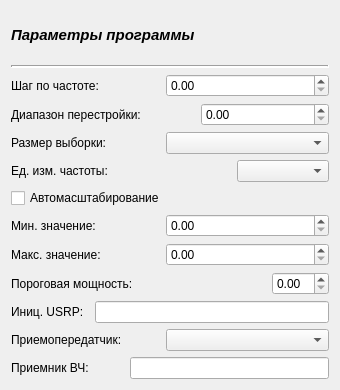
<?xml version="1.0" encoding="UTF-8"?>
<ui version="4.0">
 <class>CPage3</class>
 <widget class="QWidget" name="CPage3">
  <property name="geometry">
   <rect>
    <x>0</x>
    <y>0</y>
    <width>340</width>
    <height>390</height>
   </rect>
  </property>
  <property name="windowTitle">
   <string>Form</string>
  </property>
  <layout class="QVBoxLayout" name="verticalLayout">
   <item>
    <layout class="QGridLayout" name="gridLayout">
     <item row="4" column="0" colspan="3">
      <widget class="QLabel" name="label_3">
       <property name="text">
        <string>Размер выборки:</string>
       </property>
      </widget>
     </item>
     <item row="2" column="0" colspan="3">
      <widget class="QLabel" name="label">
       <property name="text">
        <string>Шаг по частоте:</string>
       </property>
      </widget>
     </item>
     <item row="8" column="3" colspan="4">
      <widget class="QDoubleSpinBox" name="doubleSpinBox_4"/>
     </item>
     <item row="4" column="3" colspan="4">
      <widget class="QComboBox" name="comboBox"/>
     </item>
     <item row="8" column="0" colspan="3">
      <widget class="QLabel" name="label_6">
       <property name="text">
        <string>Макс. значение:</string>
       </property>
      </widget>
     </item>
     <item row="10" column="0">
      <widget class="QLabel" name="label_8">
       <property name="text">
        <string>Иниц. USRP:</string>
       </property>
      </widget>
     </item>
     <item row="10" column="1" colspan="6">
      <widget class="QLineEdit" name="lineEdit"/>
     </item>
     <item row="2" column="3" colspan="4">
      <widget class="QDoubleSpinBox" name="doubleSpinBox"/>
     </item>
     <item row="7" column="3" colspan="4">
      <widget class="QDoubleSpinBox" name="doubleSpinBox_3"/>
     </item>
     <item row="12" column="0">
      <widget class="QLabel" name="label_10">
       <property name="text">
        <string>Приемник ВЧ:</string>
       </property>
      </widget>
     </item>
     <item row="5" column="0" colspan="3">
      <widget class="QLabel" name="label_4">
       <property name="text">
        <string>Ед. изм. частоты:</string>
       </property>
      </widget>
     </item>
     <item row="12" column="2" colspan="5">
      <widget class="QLineEdit" name="lineEdit_2">
       <property name="text">
        <string/>
       </property>
      </widget>
     </item>
     <item row="6" column="0" colspan="7">
      <widget class="QCheckBox" name="checkBox">
       <property name="layoutDirection">
        <enum>Qt::LeftToRight</enum>
       </property>
       <property name="text">
        <string>Автомасштабирование</string>
       </property>
      </widget>
     </item>
     <item row="9" column="6">
      <widget class="QDoubleSpinBox" name="doubleSpinBox_5"/>
     </item>
     <item row="9" column="0" colspan="5">
      <widget class="QLabel" name="label_7">
       <property name="text">
        <string>Пороговая мощность:</string>
       </property>
      </widget>
     </item>
     <item row="0" column="0" colspan="7">
      <widget class="QLabel" name="label_11">
       <property name="font">
        <font>
         <pointsize>11</pointsize>
         <italic>true</italic>
         <bold>true</bold>
        </font>
       </property>
       <property name="text">
        <string>Параметры программы</string>
       </property>
      </widget>
     </item>
     <item row="7" column="0" colspan="2">
      <widget class="QLabel" name="label_5">
       <property name="text">
        <string>Мин. значение:</string>
       </property>
      </widget>
     </item>
     <item row="1" column="0" colspan="7">
      <widget class="Line" name="line">
       <property name="lineWidth">
        <number>2</number>
       </property>
       <property name="orientation">
        <enum>Qt::Horizontal</enum>
       </property>
      </widget>
     </item>
     <item row="3" column="0" colspan="4">
      <widget class="QLabel" name="label_2">
       <property name="text">
        <string>Диапазон перестройки:</string>
       </property>
      </widget>
     </item>
     <item row="3" column="4" colspan="3">
      <widget class="QDoubleSpinBox" name="doubleSpinBox_2"/>
     </item>
     <item row="5" column="5" colspan="2">
      <widget class="QComboBox" name="comboBox_2"/>
     </item>
     <item row="11" column="0" colspan="3">
      <widget class="QLabel" name="label_9">
       <property name="text">
        <string>Приемопередатчик:</string>
       </property>
      </widget>
     </item>
     <item row="11" column="3" colspan="4">
      <widget class="QComboBox" name="comboBox_3"/>
     </item>
    </layout>
   </item>
  </layout>
 </widget>
 <resources/>
 <connections/>
</ui>
